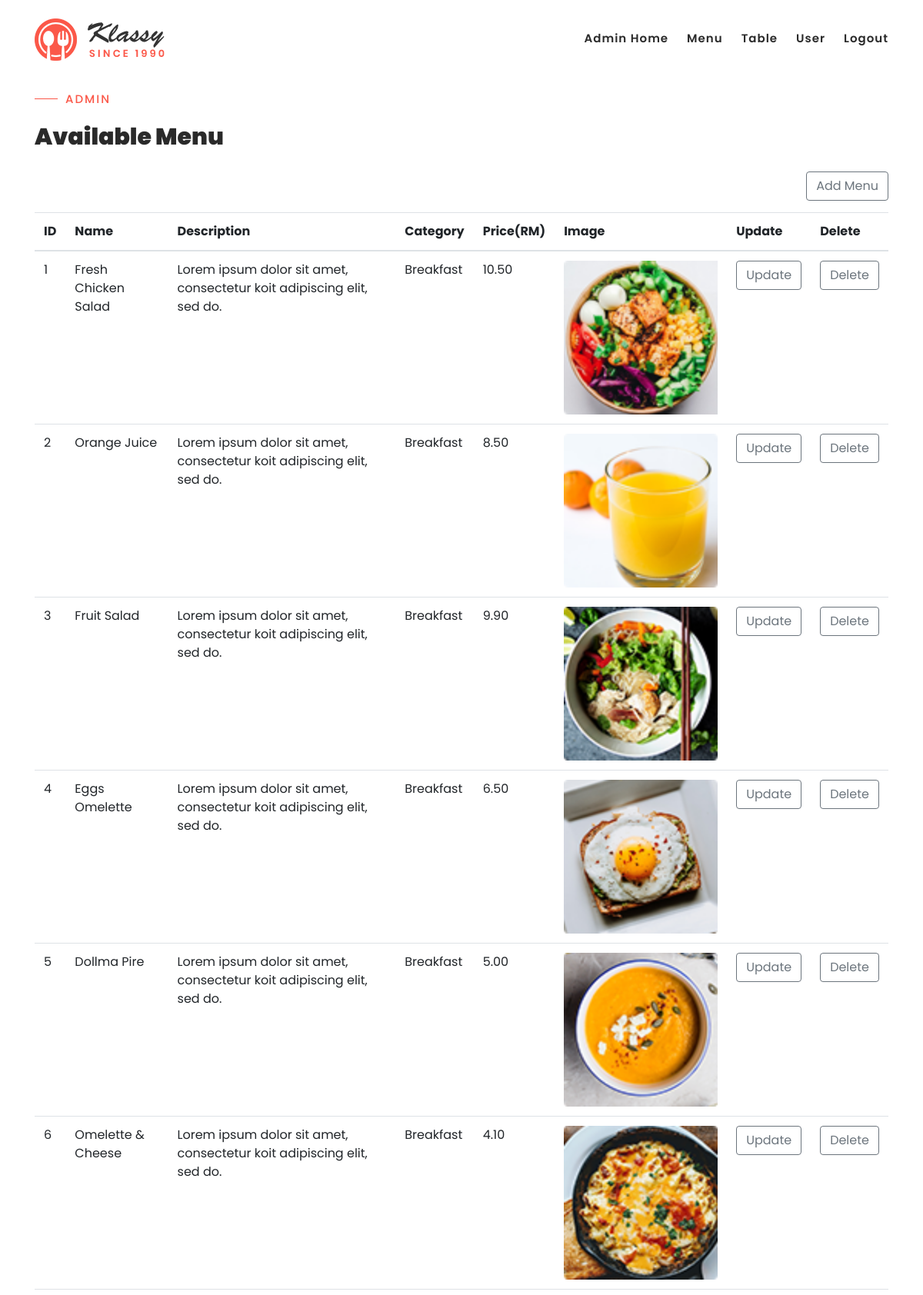
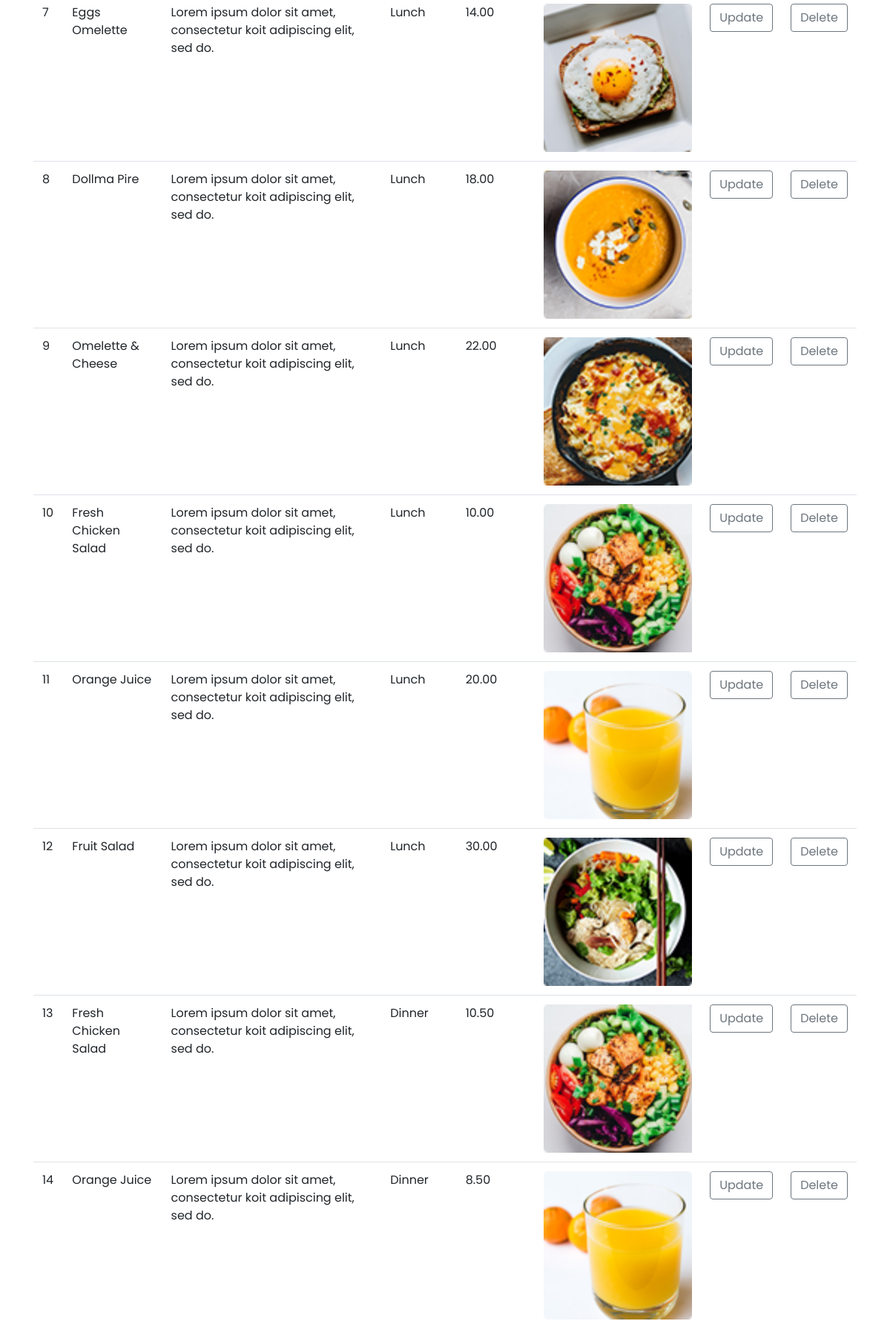
Page /admin/menu/view.php (signed in, upper part) on the committed database (2 pictures, top to bottom).
### tables this page shows
CREATE TABLE IF NOT EXISTS `menu` (
  `menu_id` INT NOT NULL AUTO_INCREMENT,
  `menu_name` VARCHAR(45) NOT NULL,
  `description` VARCHAR(250) NULL,
  `category` VARCHAR(45) NOT NULL,
  `price` DECIMAL(10,2) NOT NULL,
  `menu_image_path` VARCHAR(100) NULL,
  PRIMARY KEY (`menu_id`));

### admin/menu/view.php (the view, shortened to what this page needs)
<?php
    include "../../config/database.php";
?>
<!DOCTYPE html>
<html lang="en">
<head>
    <link rel="stylesheet" type="text/css" href="../../assets/css/bootstrap.min.css">
    <link rel="stylesheet" type="text/css" href="../../assets/css/font-awesome.css">
    <link rel="stylesheet" href="../../assets/css/templatemo-klassy-cafe.css">
    <link rel="stylesheet" href="../../assets/css/owl-carousel.css">
    <link rel="stylesheet" href="../../assets/css/lightbox.css">
    <link rel="stylesheet" href="../../assets/css/admin-table.css">
</head>
<body>
    <header class="header-area header-sticky">
        <div class="container">
            <div class="row">
                <div class="col-12">
                    <nav class="main-nav">
                        <a href="../index.php" class="logo">
                            <img src="../../assets/images/klassy-logo.png">
                        </a>
                        <ul class="nav">
                        <li><a href="../index.php">Admin Home</a></li>
                        <li><a>Menu</a></li>
                        <li><a href="../table/view.php">Table</a></li>
                        <li><a href="../user/view.php">User</a></li>
                        <li><a href="../../logout.php">logout</a></li>
                    </ul>
                    </nav>
                </div>
            </div>
        </div>
    </header>
    <section class="section" id="about" style="margin-bottom: 120px">
        <div class="container">
            <div class="row">
                <div class="col-lg-12 col-md-12 col-xs-12">
                    <div class="left-text-content">
                        <div class="section-heading">
                            <h6>Admin</h6>
                            <h2>Available Menu</h2>
                            </div>
                            <div class="text-right" style="margin-bottom: 15px;"><a href="add.php" class="btn btn-outline-secondary">Add Menu</a></div>
                            <table class="table">
                            <thead>
                              <tr>
                                <th scope="col">ID</th>
                                <th scope="col">Name</th>
                                <th scope="col">Description</th>
                                <th scope="col">Category</th>
                                <th scope="col">Price(RM)</th>
                                <th scope="col">Image</th>
                                <th scope="col">Update</th>
                                <th scope="col">Delete</th>
                              </tr>
                            </thead>
                            <tbody>
                                <?php
                                    $query = "SELECT * FROM `menu`";
                                    $result = $conn->query($query);
                                    while ($row = $result->fetch_assoc()) {
                                        echo '<tr>
                                        <td scope="row">'.$row['menu_id'].'</td>
                                        <td>'.$row['menu_name'].'</td>
                                        <td>'.$row['description'].'</td>
                                        <td>'.$row['category'].'</td>
                                        <td>'.$row['price'].'</td>
                                        <td><img src="../../'.$row['menu_image_path'].'" alt=""></td>
                                        <td><a class="btn btn-outline-secondary" href="update.php?id='.$row['menu_id'].'">Update</a></td>
                                        <td><a class="btn btn-outline-secondary" onclick="deleteMenu()" href="delete.php?id='.$row['menu_id'].'">Delete</a></td>
                                        </tr>
                                        ';
                                    }
                                ?>
                                 </tbody>
                          </table>
                    </div>
                </div>
            </div>
        </div>
    </section>
</body>
</html>

### assets/css/templatemo-klassy-cafe.css (style rules this page uses)
html, body, div, span, applet, object, iframe, h1, h2, h3, h4, h5, h6, p, blockquote, div pre, a, abbr, acronym, address, big, cite, code, del, dfn, em, font, img, ins, kbd, q, s, samp, small, strike, strong, sub, sup, tt, var, b, u, i, center, dl, dt, dd, ol, ul, li, figure, header, nav, section, article, aside, footer, figcaption { margin: 0; padding: 0; border: 0; outline: 0; }
ul, li { padding: 0; margin: 0; list-style: none; }
header, nav, section, article, aside, footer, hgroup { display: block; }
* { box-sizing: border-box; }
html, body { font-family: 'Poppins', sans-serif; font-weight: 400; background-color: #fff; font-size: 16px; -ms-text-size-adjust: 100%; -webkit-font-smoothing: antialiased; -moz-osx-font-smoothing: grayscale; }
a { text-decoration: none !important; }
h1, h2, h3, h4, h5, h6 { margin-top: 0px; margin-bottom: 0px; }
ul { margin-bottom: 0px; }
html, body { background: #fff; font-family: 'Poppins', sans-serif; }
.section-heading h6 { position: relative; font-size: 15px; color: #fb5849; font-weight: 500; letter-spacing: 2px; text-transform: uppercase; padding-left: 40px; }
.section-heading h6:before { width: 30px; height: 1px; content: ''; position: absolute; left: 0; top: 8px; background-color: #fb5849; }
.section-heading h2 { line-height: 40px; margin-top: 20px; margin-bottom: 25px; font-size: 30px; font-weight: 900; color: #2a2a2a; }
.header-area { background-color: #fff; position: absolute; top: 0px; left: 0px; right: 0px; z-index: 100; height: 100px; -webkit-transition: all .5s ease 0s; -moz-transition: all .5s ease 0s; -o-transition: all .5s ease 0s; transition: all .5s ease 0s; }
.header-area .main-nav { min-height: 80px; background: transparent; }
.header-area .main-nav .logo { line-height: 100px; color: #fff; font-size: 28px; font-weight: 700; text-transform: uppercase; letter-spacing: 2px; float: left; -webkit-transition: all 0.3s ease 0s; -moz-transition: all 0.3s ease 0s; -o-transition: all 0.3s ease 0s; transition: all 0.3s ease 0s; }
.header-area .main-nav .nav { float: right; margin-top: 30px; margin-right: 0px; background-color: transparent; -webkit-transition: all 0.3s ease 0s; -moz-transition: all 0.3s ease 0s; -o-transition: all 0.3s ease 0s; transition: all 0.3s ease 0s; position: relative; z-index: 999; }
.header-area .main-nav .nav li { padding-left: 15px; padding-right: 15px; }
.header-area .main-nav .nav li:last-child { padding-right: 0px; }
.header-area .main-nav .nav li a { display: block; font-weight: 600; font-size: 15px; color: #2a2a2a; text-transform: capitalize; -webkit-transition: all 0.3s ease 0s; -moz-transition: all 0.3s ease 0s; -o-transition: all 0.3s ease 0s; transition: all 0.3s ease 0s; height: 40px; line-height: 40px; border: transparent; letter-spacing: 1px; }
.header-area .main-nav .nav li a { color: #2a2a2a; }
.header-area.header-sticky { min-height: 80px; }
.header-area .nav { margin-top: 30px; }
@media (max-width: 1200px) { .header-area .main-nav .nav li { padding-left: 12px; padding-right: 12px; } }
@media (max-width: 1200px) { .header-area .main-nav:before { display: none; } }
@media (min-width: 767px) { .header-area .main-nav .nav { display: flex !important; } }
*, *:before, *:after { -webkit-box-sizing: border-box; box-sizing: border-box; -webkit-font-smoothing: antialiased; -moz-osx-font-smoothing: grayscale; }
#about { margin-top: 20px; padding: 100px 0px 0px 0px; position: relative; z-index: 9; }
#about .section-heading h2 { padding-right: 120px; }
#about img { width: 100%; overflow: hidden; }

### assets/css/admin-table.css (style rules this page uses)
td img { width: 200px!important; height: 200px; object-fit: cover; }

### rows in the picture
menu: menu_id "1", menu_name "Fresh Chicken Salad", description "Lorem ipsum dolor sit amet, consectetur koit adipiscing elit, sed do.", category "Breakfast", price "10.50", menu_image_path (picture)
menu: menu_id "2", menu_name "Orange Juice", description "Lorem ipsum dolor sit amet, consectetur koit adipiscing elit, sed do.", category "Breakfast", price "8.50", menu_image_path (picture)
menu: menu_id "3", menu_name "Fruit Salad", description "Lorem ipsum dolor sit amet, consectetur koit adipiscing elit, sed do.", category "Breakfast", price "9.90", menu_image_path (picture)
menu: menu_id "4", menu_name "Eggs Omelette", description "Lorem ipsum dolor sit amet, consectetur koit adipiscing elit, sed do.", category "Breakfast", price "6.50", menu_image_path (picture)
menu: menu_id "5", menu_name "Dollma Pire", description "Lorem ipsum dolor sit amet, consectetur koit adipiscing elit, sed do.", category "Breakfast", price "5.00", menu_image_path (picture)
menu: menu_id "6", menu_name "Omelette & Cheese", description "Lorem ipsum dolor sit amet, consectetur koit adipiscing elit, sed do.", category "Breakfast", price "4.10", menu_image_path (picture)
menu: menu_id "7", menu_name "Eggs Omelette", description "Lorem ipsum dolor sit amet, consectetur koit adipiscing elit, sed do.", category "Lunch", price "14.00", menu_image_path (picture)
menu: menu_id "8", menu_name "Dollma Pire", description "Lorem ipsum dolor sit amet, consectetur koit adipiscing elit, sed do.", category "Lunch", price "18.00", menu_image_path (picture)
menu: menu_id "9", menu_name "Omelette & Cheese", description "Lorem ipsum dolor sit amet, consectetur koit adipiscing elit, sed do.", category "Lunch", price "22.00", menu_image_path (picture)
menu: menu_id "10", menu_name "Fresh Chicken Salad", description "Lorem ipsum dolor sit amet, consectetur koit adipiscing elit, sed do.", category "Lunch", price "10.00", menu_image_path (picture)
menu: menu_id "11", menu_name "Orange Juice", description "Lorem ipsum dolor sit amet, consectetur koit adipiscing elit, sed do.", category "Lunch", price "20.00", menu_image_path (picture)
menu: menu_id "12", menu_name "Fruit Salad", description "Lorem ipsum dolor sit amet, consectetur koit adipiscing elit, sed do.", category "Lunch", price "30.00", menu_image_path (picture)
menu: menu_id "13", menu_name "Fresh Chicken Salad", description "Lorem ipsum dolor sit amet, consectetur koit adipiscing elit, sed do.", category "Dinner", price "10.50", menu_image_path (picture)
menu: menu_id "14", menu_name "Orange Juice", description "Lorem ipsum dolor sit amet, consectetur koit adipiscing elit, sed do.", category "Dinner", price "8.50", menu_image_path (picture)
